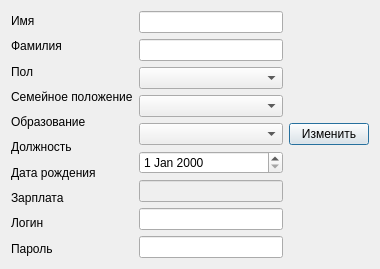
<?xml version="1.0" encoding="UTF-8"?>
<ui version="4.0">
 <class>Change_Dialog</class>
 <widget class="QDialog" name="Change_Dialog">
  <property name="geometry">
   <rect>
    <x>0</x>
    <y>0</y>
    <width>380</width>
    <height>248</height>
   </rect>
  </property>
  <property name="windowTitle">
   <string>Dialog</string>
  </property>
  <layout class="QHBoxLayout" name="horizontalLayout">
   <item>
    <layout class="QVBoxLayout" name="verticalLayout_3">
     <item>
      <widget class="QLabel" name="name_label_2">
       <property name="text">
        <string>Имя</string>
       </property>
      </widget>
     </item>
     <item>
      <widget class="QLabel" name="surname_label_2">
       <property name="text">
        <string>Фамилия</string>
       </property>
      </widget>
     </item>
     <item>
      <widget class="QLabel" name="sex_label_2">
       <property name="text">
        <string>Пол</string>
       </property>
      </widget>
     </item>
     <item>
      <widget class="QLabel" name="fam_label_2">
       <property name="text">
        <string>Семейное положение</string>
       </property>
      </widget>
     </item>
     <item>
      <widget class="QLabel" name="edu_label_2">
       <property name="text">
        <string>Образование</string>
       </property>
      </widget>
     </item>
     <item>
      <widget class="QLabel" name="pos_label_2">
       <property name="text">
        <string>Должность</string>
       </property>
      </widget>
     </item>
     <item>
      <widget class="QLabel" name="bd_label_2">
       <property name="text">
        <string>Дата рождения</string>
       </property>
      </widget>
     </item>
     <item>
      <widget class="QLabel" name="salary_label_2">
       <property name="text">
        <string>Зарплата</string>
       </property>
      </widget>
     </item>
     <item>
      <widget class="QLabel" name="login_label_2">
       <property name="text">
        <string>Логин</string>
       </property>
      </widget>
     </item>
     <item>
      <widget class="QLabel" name="password_label_2">
       <property name="text">
        <string>Пароль</string>
       </property>
      </widget>
     </item>
    </layout>
   </item>
   <item>
    <layout class="QVBoxLayout" name="verticalLayout_2">
     <item>
      <widget class="QLineEdit" name="nameEdit"/>
     </item>
     <item>
      <widget class="QLineEdit" name="surnameEdit"/>
     </item>
     <item>
      <widget class="QComboBox" name="famstatEdit"/>
     </item>
     <item>
      <widget class="QComboBox" name="educEdit"/>
     </item>
     <item>
      <widget class="QComboBox" name="posEdit"/>
     </item>
     <item>
      <widget class="QDateEdit" name="birthdateEdit">
       <property name="minimumDateTime">
        <datetime>
         <hour>0</hour>
         <minute>0</minute>
         <second>0</second>
         <year>1970</year>
         <month>1</month>
         <day>1</day>
        </datetime>
       </property>
       <property name="maximumDate">
        <date>
         <year>2004</year>
         <month>1</month>
         <day>1</day>
        </date>
       </property>
      </widget>
     </item>
     <item>
      <widget class="QLineEdit" name="salaryEdit">
       <property name="enabled">
        <bool>false</bool>
       </property>
      </widget>
     </item>
     <item>
      <widget class="QLineEdit" name="logEdit"/>
     </item>
     <item>
      <widget class="QLineEdit" name="passEdit">
       <property name="echoMode">
        <enum>QLineEdit::Password</enum>
       </property>
      </widget>
     </item>
    </layout>
   </item>
   <item>
    <widget class="QPushButton" name="changeButton">
     <property name="text">
      <string>Изменить</string>
     </property>
    </widget>
   </item>
  </layout>
 </widget>
 <resources/>
 <connections/>
</ui>
